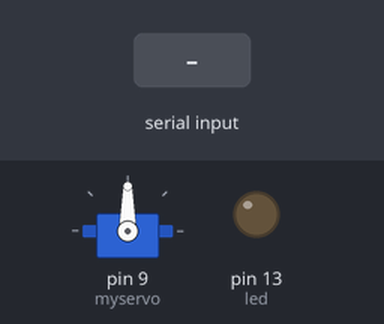
This sketch was run on a simulated Arduino Leonardo, built with avr-gcc and run on an emulated ATmega32U4. On the bench: servo, output pins drawn as LEDs (lit = HIGH). The test bench sets the inputs (shaded band).

Above: at 1.2 s.
1.3 s: "a" received over Serial
At 1.9 s:
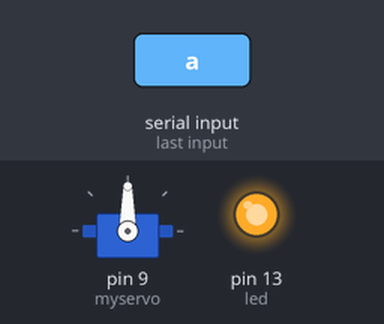
2.8 s: "c" received over Serial
At 3.1 s:
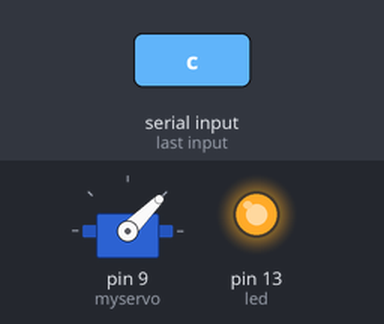
4.3 s: "b" received over Serial
At 5.4 s:
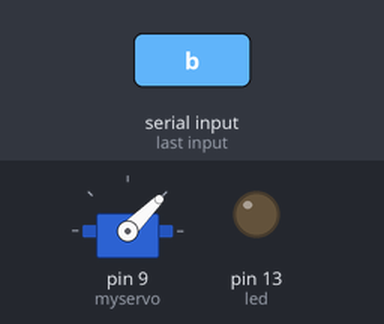
5.8 s: "e" received over Serial
At 6.6 s:
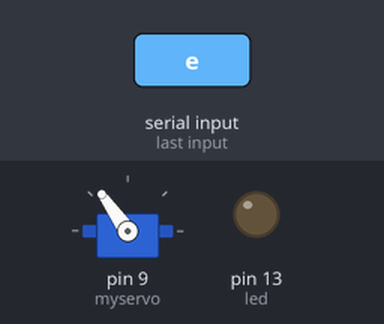
7.3 s: "a" received over Serial
At 7.7 s:
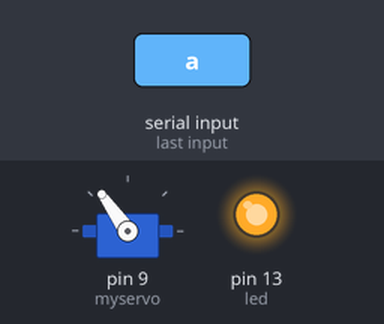
8.8 s: "d" received over Serial
At 10.1 s:
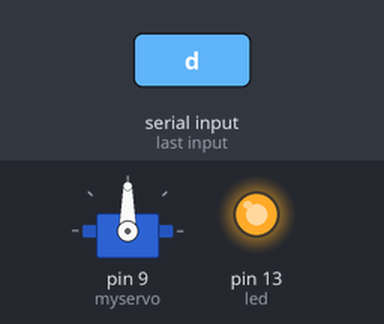
Timing chart, 0 to 11.3 s (numbered marks = the images above; inputs shaded):
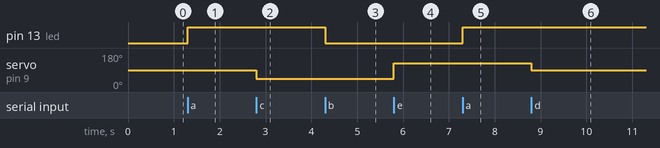

Measured:
- after the input at 1.3 s, pin 13 (led): LOW → HIGH at once
- after the input at 2.8 s, servo on pin 9 (myservo): 90° → 45° at once
- after the input at 4.3 s, pin 13 (led): HIGH → LOW at once
- after the input at 5.8 s, servo on pin 9 (myservo): 45° → 125° at once
- after the input at 7.3 s, pin 13 (led): LOW → HIGH at once
- after the input at 8.8 s, servo on pin 9 (myservo): 125° → 90° at once

The sketch:

YOLO_camera__people_guiding.ino
```cpp
#include "Keyboard.h"
#include <Servo.h> // 서보모터 라이브러리 가져오기

Servo myservo;

int led = 13;

void setup() {
  Serial.begin(9600);
  pinMode(led,OUTPUT);
  myservo.attach(9);
}

void loop() {
  if (Serial.available() > 0) { // 시리얼이 python파일에서 통신한 값을 받고 센서 제어
    char val = Serial.read();
    if (val == 'a'){
      digitalWrite(led, 1);
    }
    if (val == 'b'){
      digitalWrite(led, 0);
    }
    if (val == 'c'){
      myservo.write(45);
    }
    if (val == 'd'){
      myservo.write(90);
    }
    if (val == 'e'){
      myservo.write(125);
    }

  }
}
```
